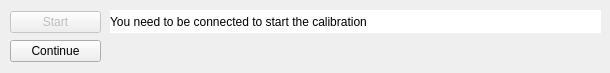
      <widget class="QWidget" name="Calibrate">
       <attribute name="title">
        <string>Calibrate</string>
       </attribute>
       <widget class="QWidget" name="layoutWidget_13">
        <property name="geometry">
         <rect>
          <x>10</x>
          <y>10</y>
          <width>91</width>
          <height>54</height>
         </rect>
        </property>
        <layout class="QGridLayout" name="gridLayout_4">
         <item row="0" column="0">
          <widget class="QPushButton" name="CAL_StartButton">
           <property name="enabled">
            <bool>false</bool>
           </property>
           <property name="styleSheet">
            <string notr="true">background:none;</string>
           </property>
           <property name="text">
            <string>Start</string>
           </property>
          </widget>
         </item>
         <item row="1" column="0">
          <widget class="QPushButton" name="CAL_ContinueButton">
           <property name="styleSheet">
            <string notr="true">background:none;</string>
           </property>
           <property name="text">
            <string>Continue</string>
           </property>
          </widget>
         </item>
        </layout>
       </widget>
       <widget class="QLabel" name="CAL_Label">
        <property name="geometry">
         <rect>
          <x>110</x>
          <y>10</y>
          <width>491</width>
          <height>23</height>
         </rect>
        </property>
        <property name="styleSheet">
         <string notr="true">background:white;</string>
        </property>
        <property name="text">
         <string>You need to be connected to start the calibration</string>
        </property>
       </widget>
      </widget>
